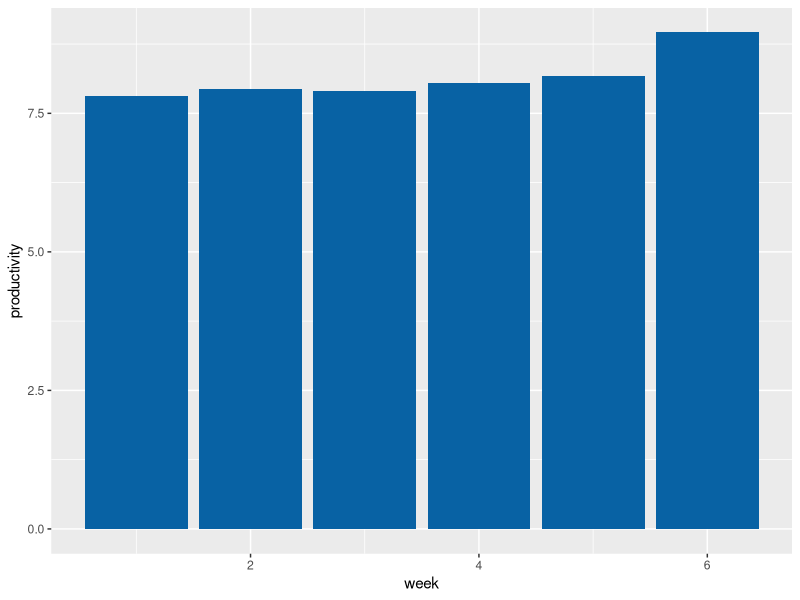
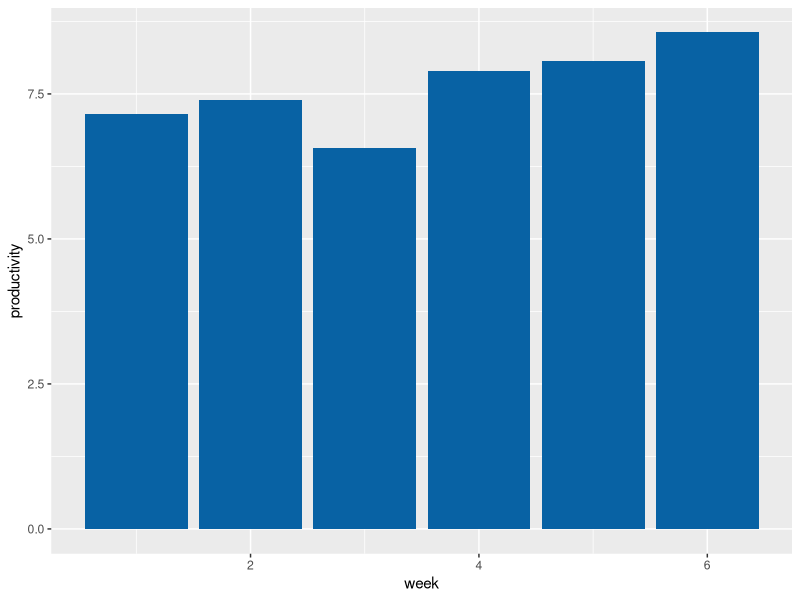

Write R code to recreate these figures, in order.
## ---- chunk 1
knitr::opts_chunk$set(echo = TRUE)
library(dplyr)
library(ggplot2)
## ---- chunk 2
time1 <- read.csv(file="time1.csv", header=TRUE, sep=",")
time2 <- read.csv(file="time2.csv", header=TRUE, sep=",")

## ---- chunk 3

ggplot(data = time1, aes(y = productivity, x = week)) +
  geom_bar(stat = "identity", fill = "#0862A4")


## ---- chunk 4

ggplot(data = time2, aes(y = productivity, x = week)) +
  geom_bar(stat = "identity", fill = "#0862A4")

